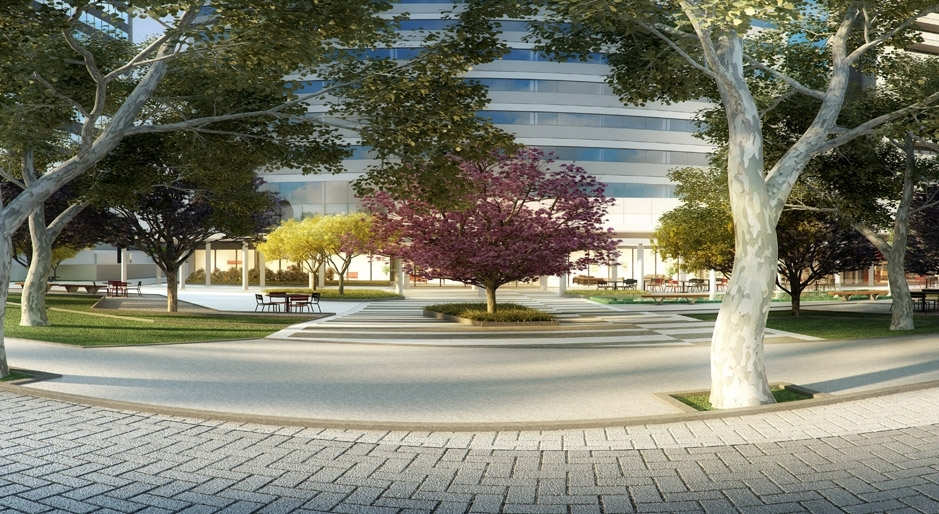
%> input picture praca.jpg, 939 x 514 px
$ octave rotacao.m   (GNU Octave 9; MATLAB toolbox functions it lacks are replaced by stand-ins)
%> lines starting %> are read from the running program, lines starting %| are printed output that depends on the picture
im = imread('../praca.jpg');
%> im is the input picture: size 514x939x3 uint8; mean R, G, B 123.7, 124, 107.9

im_gray = rgb2gray(im);
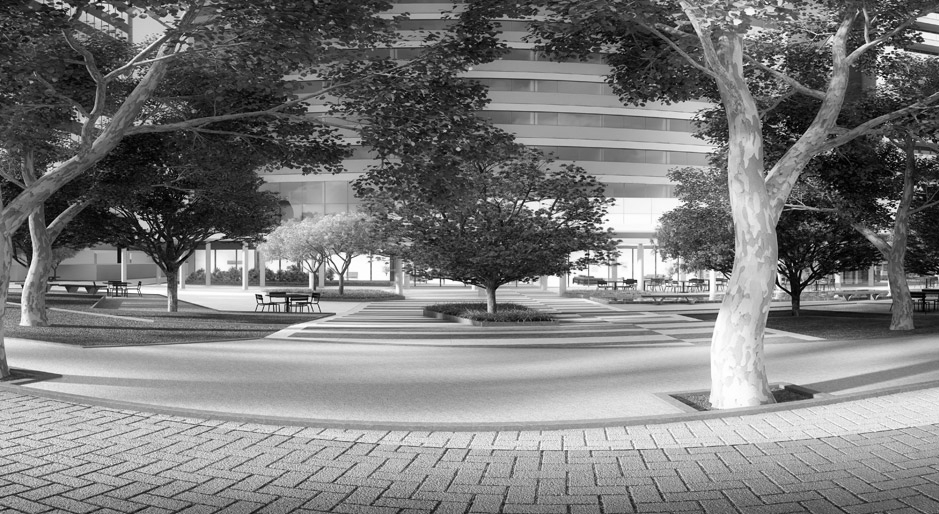
%> im_gray: size 514x939 uint8; min 0, max 255, mean 122.1

% Rotaciona 45 graus com met骴o bicubic %
degrees = 45;
im1 = imrotate(im_gray, degrees, 'bicubic');
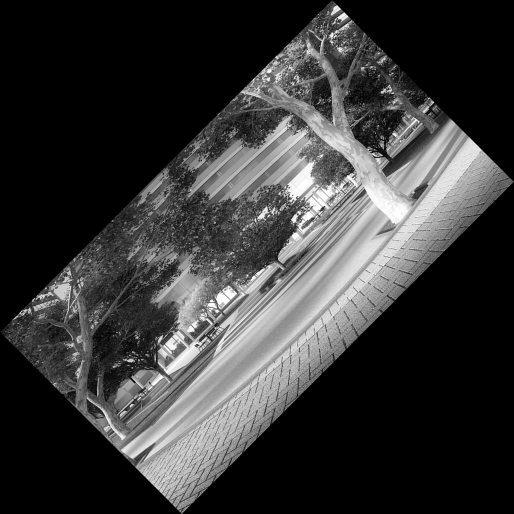
%> im1: size 1028x1028 uint8 (shown at 1/2 size); min 0, max 255, mean 55.8
im2 = imrotate(im_gray, degrees, 'bicubic', 'crop');
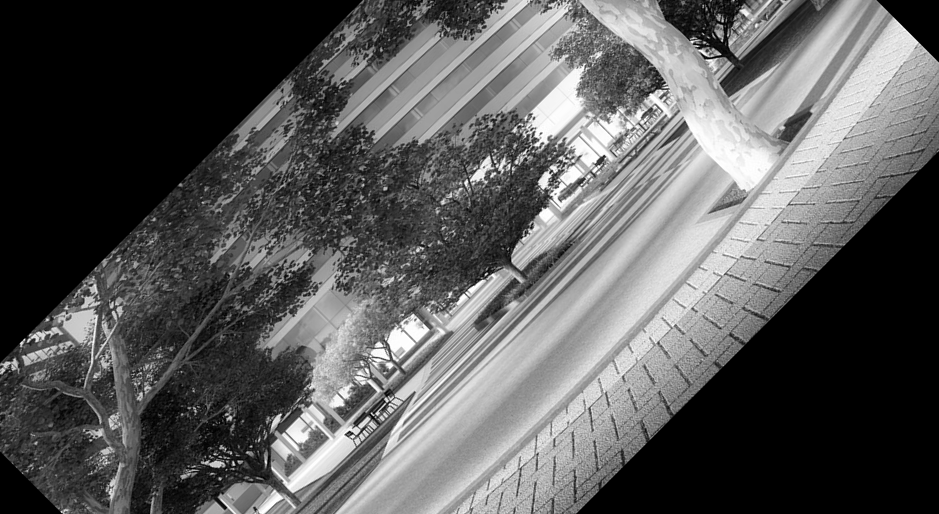
%> im2: size 514x939 uint8; min 0, max 255, mean 89.8

subplot(1,3,1);
imshow(im);
title('Original');

subplot(1,3,2);
imshow(im1);
title('45 graus sem crop');


subplot(1,3,3);
imshow(im2);
title('45 graus com crop');

$ run again, with img1.jpg copied over praca.jpg
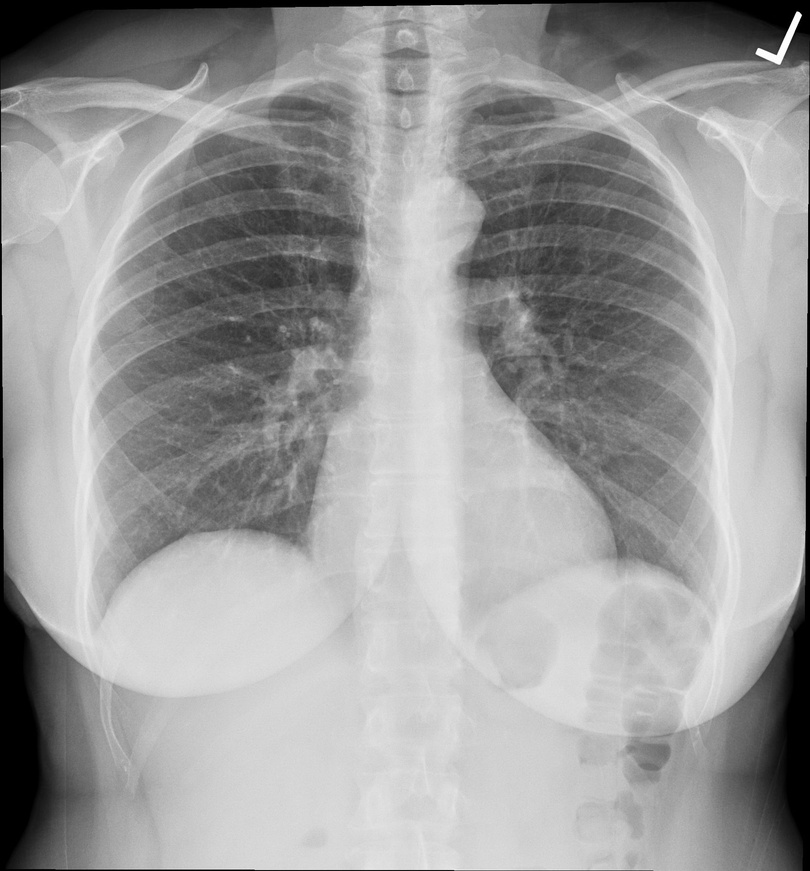
%> input picture img1.jpg, 810 x 871 px, shrunk from 1753 x 1885 before the run
%> im is the input picture: size 871x810x3 uint8; min 0, max 255, mean 155.9
%> `im1 = imrotate(im_gray, degrees, 'bicubic');`:
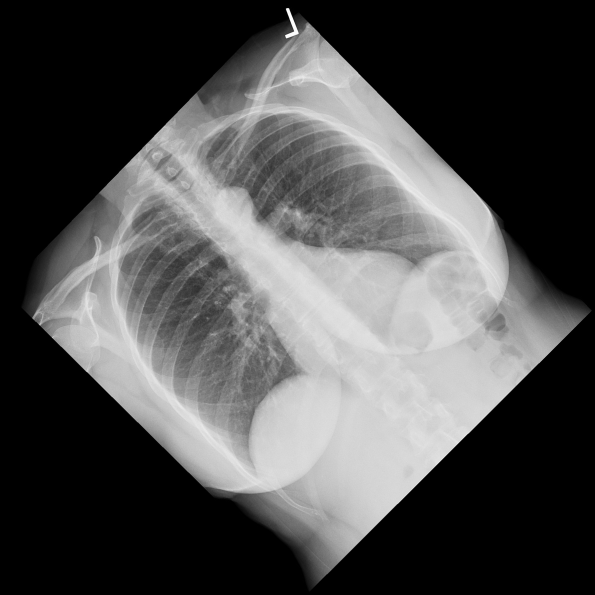
%> im1: size 1189x1189 uint8 (shown at 1/2 size); min 0, max 255, mean 77.8
%> `im2 = imrotate(im_gray, degrees, 'bicubic', 'crop');`:
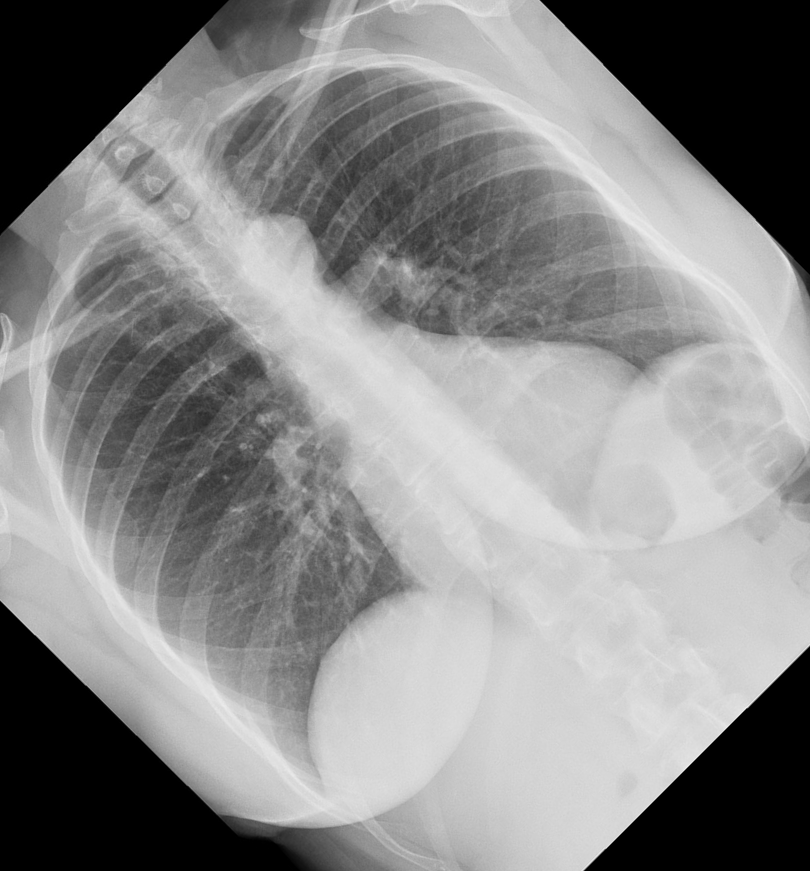
%> im2: size 871x810 uint8; min 0, max 244, mean 137.5

$ run again, with rice.jpg copied over praca.jpg
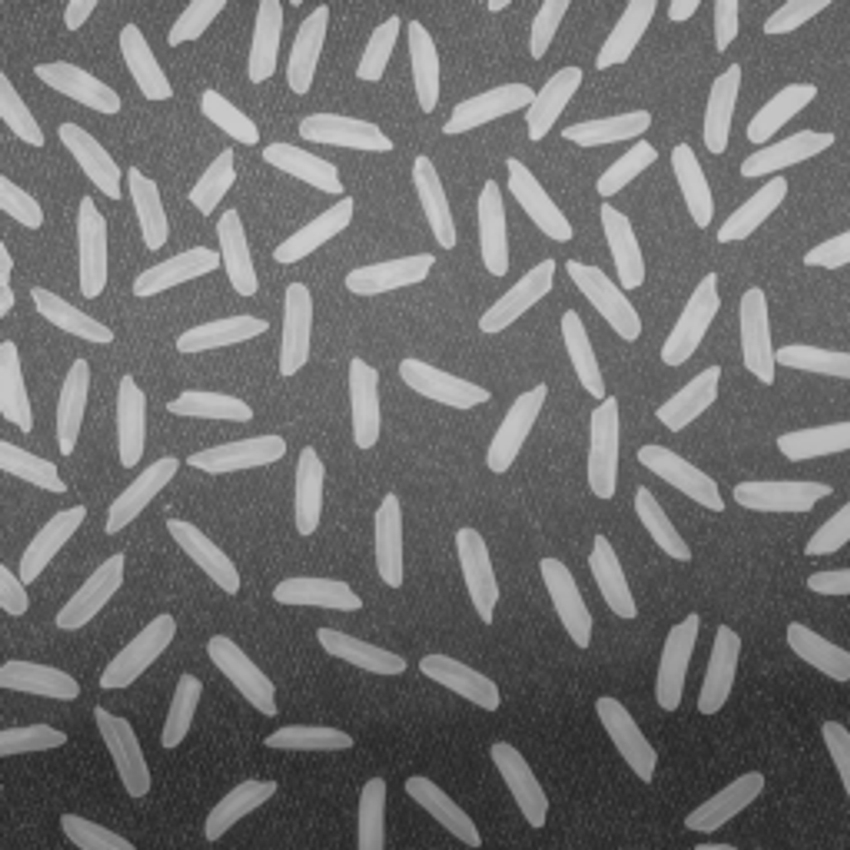
%> input picture rice.jpg, 850 x 850 px
%> im is the input picture: size 850x850x3 uint8; min 36, max 207, mean 111.3
%> `im1 = imrotate(im_gray, degrees, 'bicubic');`:
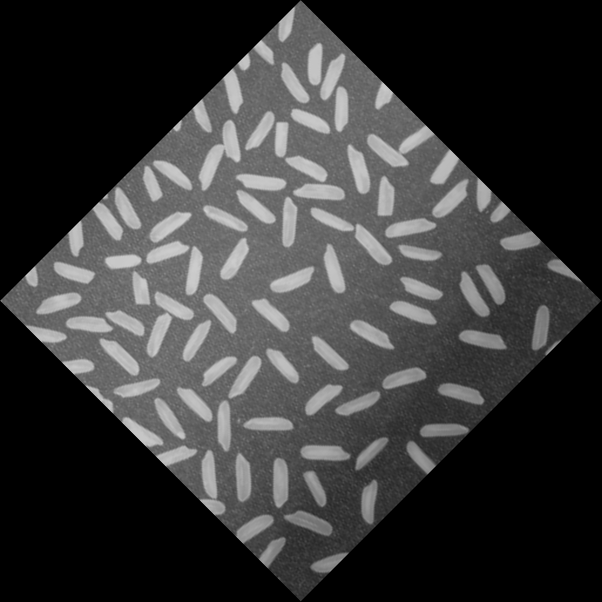
%> im1: size 1203x1203 uint8 (shown at 1/2 size); min 0, max 221, mean 55.6
%> `im2 = imrotate(im_gray, degrees, 'bicubic', 'crop');`:
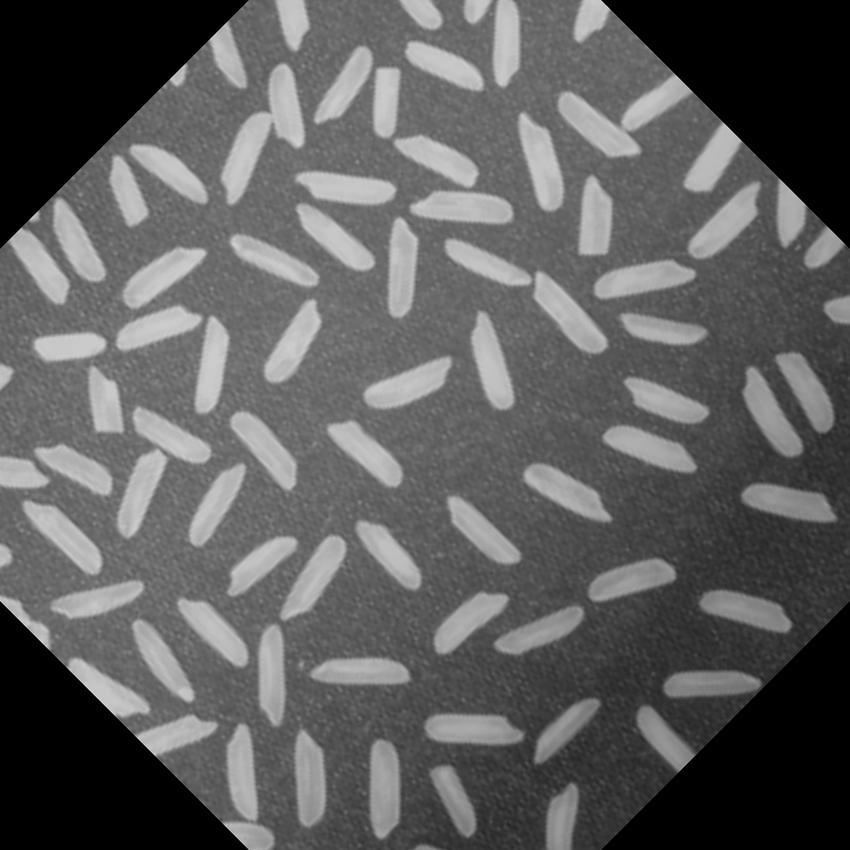
%> im2: size 850x850 uint8; min 0, max 220, mean 94.2
